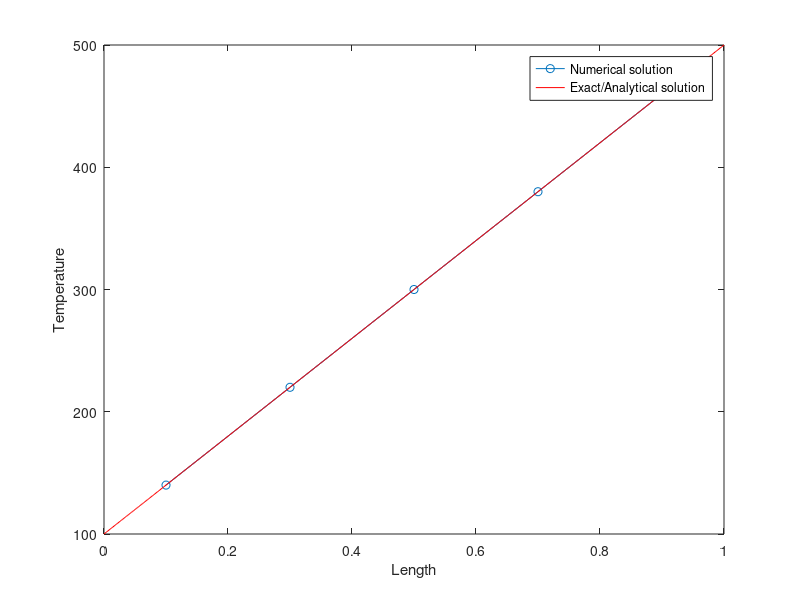

MATLAB code for this plot:
%Steady State 1D Heat Conduction without Source -> using Finite Volume Method (FVM)

clear all; clc;

%Following SI Units
%Known Values
L = 1; %Length of the domain (or rod in this example)
n = 5; %Number of control volumes considered
dx = L/n; %Grid spacing; %Assumed Uniform Grid Spacing

%Thermal Conductivity - Assumed constant throught the domain
ke = 1000;
kw = 1000;

%Boundary Conditions
%Temperature in Degree Celsius
TA = 100;
TB = 500;

%Calculated Constants
aw = kw/dx;
ae = ke/dx;

%Mesh Creation
x = dx/2:dx:L;
N = length(x);

%Matrices creation
A = zeros(N,N); %Coefficient Matrix
B = zeros(N,1); %Constants' Matrix

%Algorithm
for i=1:N
    if x(i) == min(x) %For Boundary Node-1 (Left most Node)
        A(i,i) = ae + 2*(kw/dx);
        A(i,i+1) = -ae;
        b(i,1) = 2*(kw/dx)*TA;
    elseif x(i) == max(x) %For Boundary Node-2 (Right most Node)
        A(i,i) = aw + 2*(ke/dx);
        A(i,i-1) = -aw;
        b(i,1) = 2*(ke/dx)*TB;
    else %For all Internal Nodes
        A(i,i) = ae + aw;
        A(i,i+1) = -ae;
        A(i,i-1) = -aw;
    end
end

%Final results
A %Coefficient Tri-Diagonal Matrix
b %Constant Matrix
T = A\b %Displays the Temperature matrix after solving

%Plots and Comparison between Analytical/Exact and Numerical solution curves
y = linspace(0,L,500);
Te = ((TB-TA)/L)*y + TA; %Exact solution (Analytical) for Temperature
plot(x,T,'o-',y,Te,'r')
xlabel('Length')
ylabel('Temperature')
legend('Numerical solution','Exact/Analytical solution')
